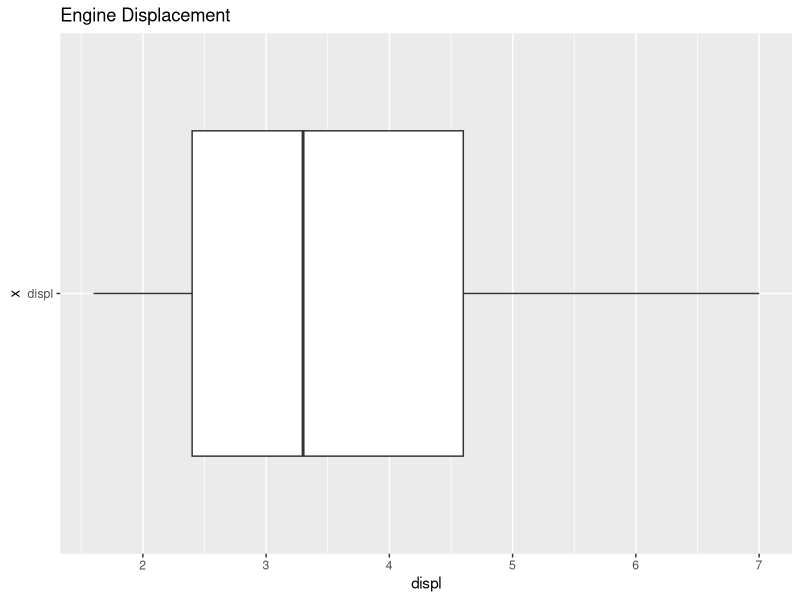

Source code (R):
# boxplot using ggplot
library(ggplot2)
# first put displ vector into a data.frame
displ_df <- data.frame(displ = mpg$displ)
p <- ggplot(displ_df, aes(x = "displ", y = displ))
p <- p + geom_boxplot()
p <- p + coord_flip()
p <- p + labs(title = "Engine Displacement")
print(p)
